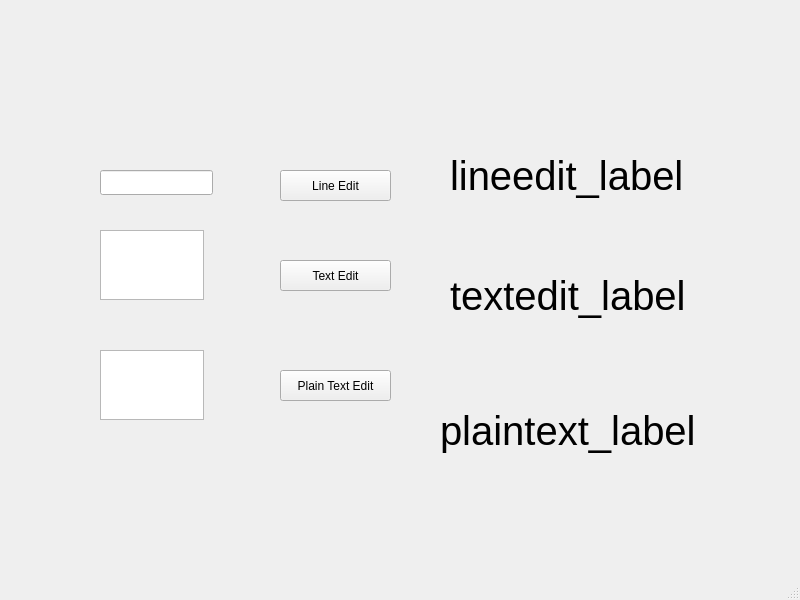
<?xml version="1.0" encoding="UTF-8"?>
<ui version="4.0">
 <class>MainWindow</class>
 <widget class="QMainWindow" name="MainWindow">
  <property name="geometry">
   <rect>
    <x>0</x>
    <y>0</y>
    <width>800</width>
    <height>600</height>
   </rect>
  </property>
  <property name="windowTitle">
   <string>MainWindow</string>
  </property>
  <widget class="QWidget" name="centralwidget">
   <widget class="QPushButton" name="button_line">
    <property name="geometry">
     <rect>
      <x>280</x>
      <y>170</y>
      <width>111</width>
      <height>31</height>
     </rect>
    </property>
    <property name="text">
     <string>Line Edit</string>
    </property>
   </widget>
   <widget class="QLineEdit" name="box_line">
    <property name="geometry">
     <rect>
      <x>100</x>
      <y>170</y>
      <width>113</width>
      <height>25</height>
     </rect>
    </property>
   </widget>
   <widget class="QTextEdit" name="box_text">
    <property name="geometry">
     <rect>
      <x>100</x>
      <y>230</y>
      <width>104</width>
      <height>70</height>
     </rect>
    </property>
   </widget>
   <widget class="QPlainTextEdit" name="box_plain">
    <property name="geometry">
     <rect>
      <x>100</x>
      <y>350</y>
      <width>104</width>
      <height>70</height>
     </rect>
    </property>
   </widget>
   <widget class="QPushButton" name="button_text">
    <property name="geometry">
     <rect>
      <x>280</x>
      <y>260</y>
      <width>111</width>
      <height>31</height>
     </rect>
    </property>
    <property name="text">
     <string>Text Edit</string>
    </property>
   </widget>
   <widget class="QPushButton" name="button_plain">
    <property name="geometry">
     <rect>
      <x>280</x>
      <y>370</y>
      <width>111</width>
      <height>31</height>
     </rect>
    </property>
    <property name="text">
     <string>Plain Text Edit</string>
    </property>
   </widget>
   <widget class="QLabel" name="label_line">
    <property name="geometry">
     <rect>
      <x>450</x>
      <y>150</y>
      <width>261</width>
      <height>51</height>
     </rect>
    </property>
    <property name="font">
     <font>
      <pointsize>30</pointsize>
     </font>
    </property>
    <property name="text">
     <string>lineedit_label</string>
    </property>
   </widget>
   <widget class="QLabel" name="label_text">
    <property name="geometry">
     <rect>
      <x>450</x>
      <y>250</y>
      <width>321</width>
      <height>91</height>
     </rect>
    </property>
    <property name="font">
     <font>
      <pointsize>30</pointsize>
     </font>
    </property>
    <property name="text">
     <string>textedit_label</string>
    </property>
   </widget>
   <widget class="QLabel" name="label_plain">
    <property name="geometry">
     <rect>
      <x>440</x>
      <y>350</y>
      <width>311</width>
      <height>161</height>
     </rect>
    </property>
    <property name="font">
     <font>
      <pointsize>30</pointsize>
     </font>
    </property>
    <property name="text">
     <string>plaintext_label</string>
    </property>
   </widget>
  </widget>
  <widget class="QMenuBar" name="menubar">
   <property name="geometry">
    <rect>
     <x>0</x>
     <y>0</y>
     <width>800</width>
     <height>22</height>
    </rect>
   </property>
  </widget>
  <widget class="QStatusBar" name="statusbar"/>
 </widget>
 <resources/>
 <connections/>
</ui>
